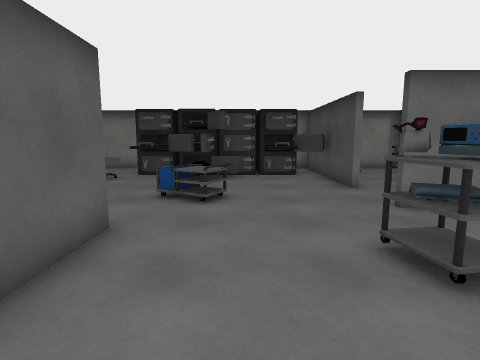
[1] (above)

21 first-person views from a walk through a 3-D level made in the Unity game engine. The camera is 1.5 m above the floor, tilts 8° down and sees 80° across. Doors are open. The floor is counted in squares, 1 m on a side. Each view is taken from the middle of a square. On the plan, view 1 faces up. The plan holds only what a view shows up to about 14 squares ahead; the rest is blank. The player character is not drawn. Some surface patterns are stand-ins.

[2]
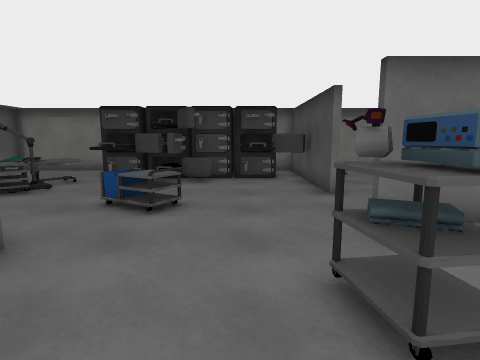

[3]
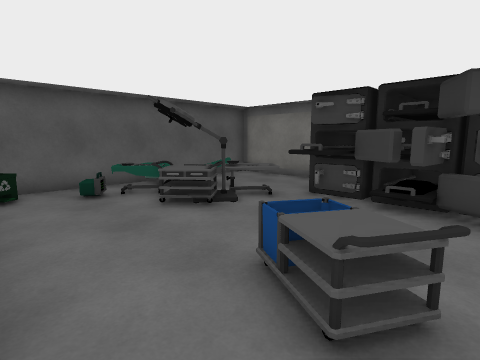

[4]
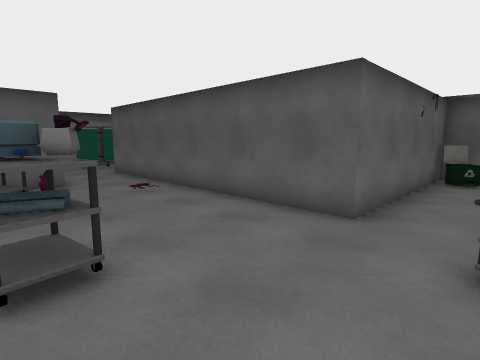

[5]
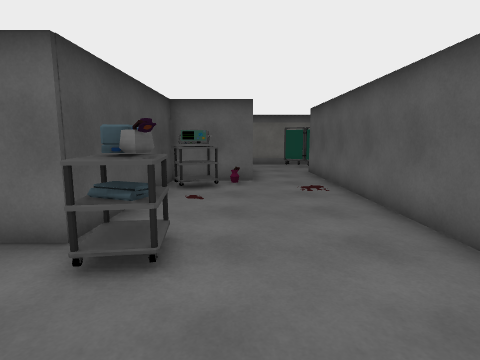

[6]
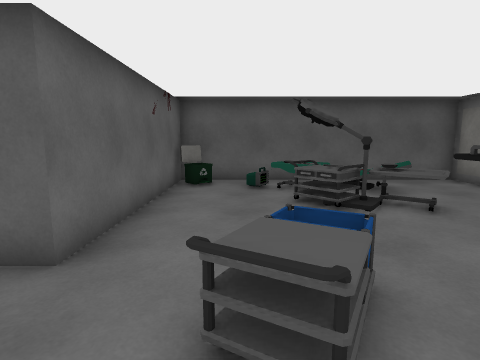

[7]
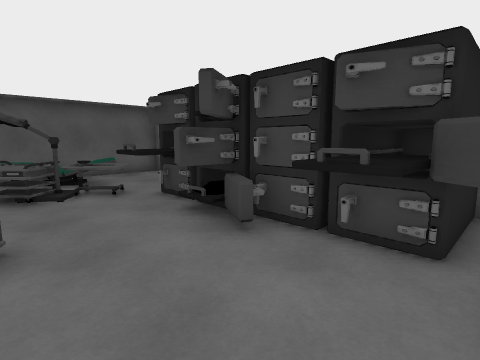

[8]
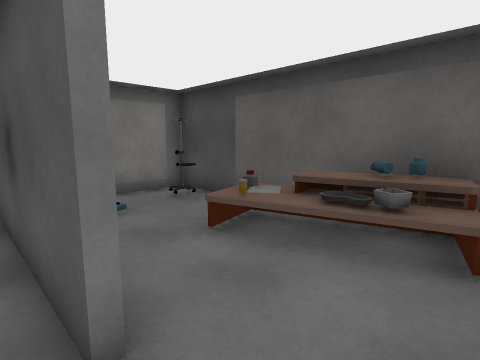

[9]
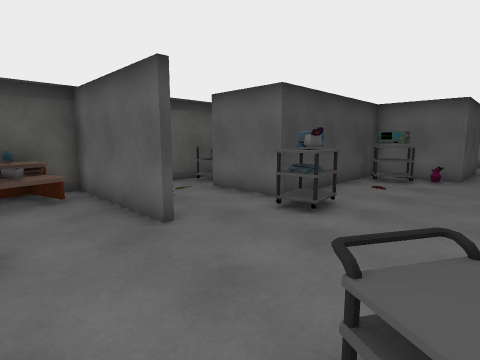

[10]
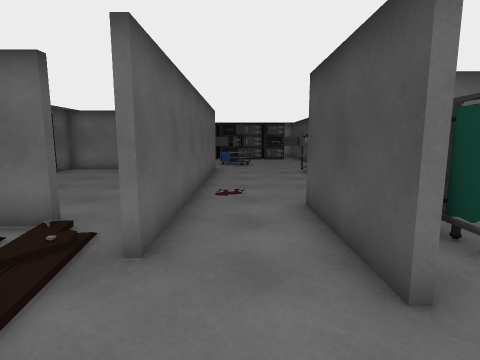

[11]
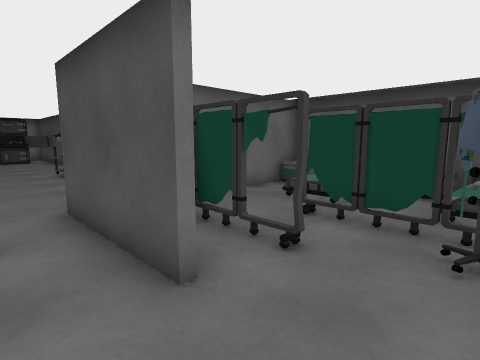

[12]
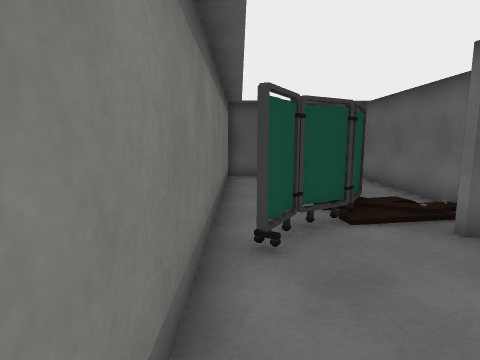

[13]
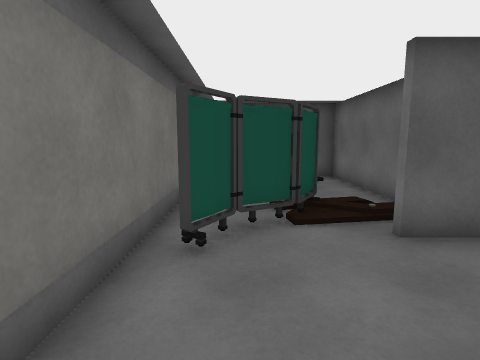

[14]
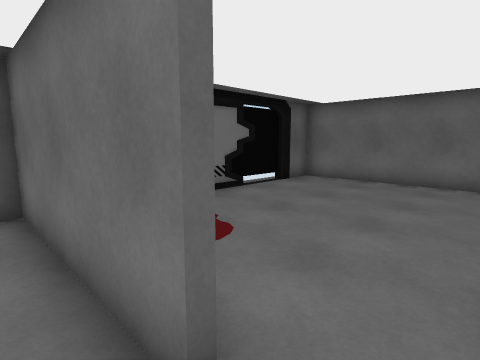

[15]
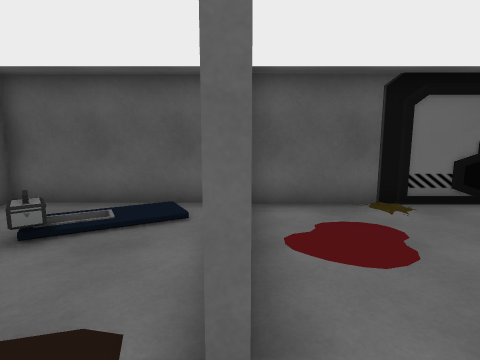

[16]
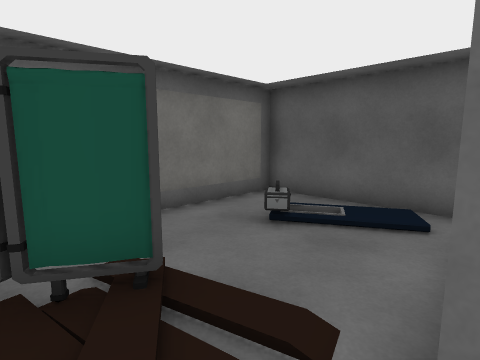

[17]
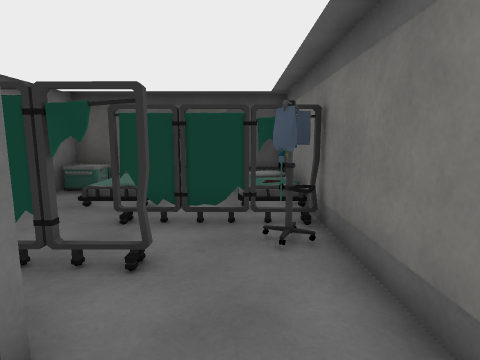

[18]
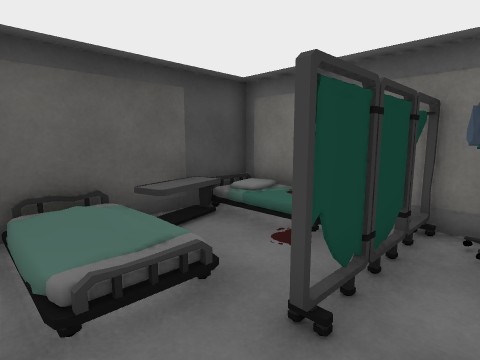

[19]
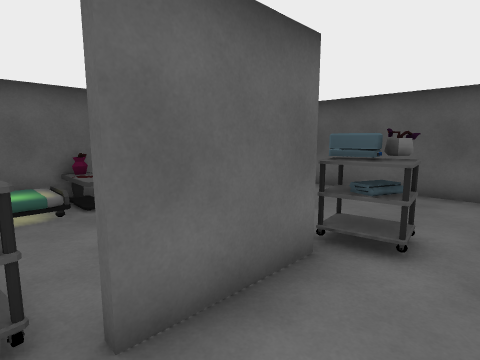

[20]
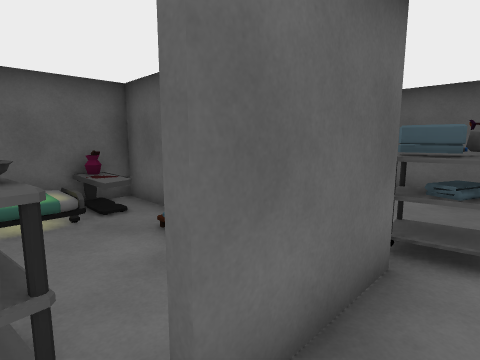

[21]
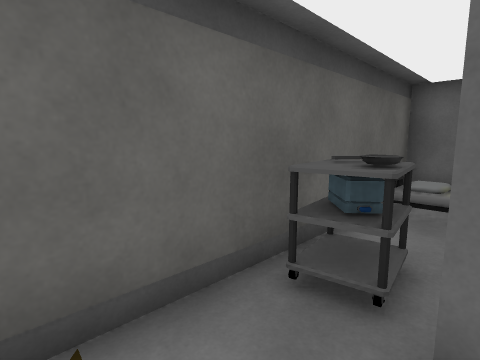

### Floor plan
Key: @ floor where view 1 was taken; # wall or solid block; . floor; / step, stairs or slope; v drop or lower ground; T table; A vase; C cart; B bin; E desk; W bowl; U curtain; R drawers; F bed; O other object.
Columns run from 10 left of view 1 to 9 right of it. Each row starts with its distance up from view 1.
 15  ########  ########
 14  #... O O OOO OO.O#
 13  #... OOO#OOO #/..#
 12  #...TOOOOOOOO#...#
 11 #  TTTOOOOOOOO#.EE#
 10 # T.TT........#.EE#
  9 # TTCC........#.EE#
  8 #.T.C...OO.......WE
  7 #.......OOO......E#
  6 #B............#####
  5 #B#######.........#
  4 #...... #...AC....#
  3 #...... #...CC# #.#
  2 #...... #.....# .C#
  1 #...... #.....#..C#
  0 #...... #.@...O...#
 -1 #.......#.....#...#
 -2 #.......#...CC#TOFF
 -3 #.......#..OCC## F#
 -4 #.......#..######RR
 -5 ######..#..#U.....#
 -6 #//.....#..#U...O ##
 -7 #//.../....#..U..Tv#
 -8 #./O..OO.........Tv#
 -9 #./....OO......///##
-10 #.......O....O.///#
-11 ###################

Positions as (right, up) in squares from view 1, and headings:
1: (0, 0), facing up
2: (1, 1), facing up
3: (0, 5), facing up-left
4: (3, 7), facing down-left
5: (1, 7), facing down
6: (1, 7), facing left
7: (3, 8), facing up-left
8: (3, 7), facing up-right
9: (-1, 9), facing down-right
10: (-1, -10), facing up
11: (-1, -10), facing up-right
12: (2, -10), facing left
13: (2, -9), facing left
14: (-3, -6), facing up-left
15: (-3, -5), facing left
16: (-3, -5), facing down-left
17: (-1, -9), facing right
18: (3, -5), facing down-right
19: (7, 5), facing down-left
20: (7, 4), facing down-left
21: (6, 5), facing down-right
